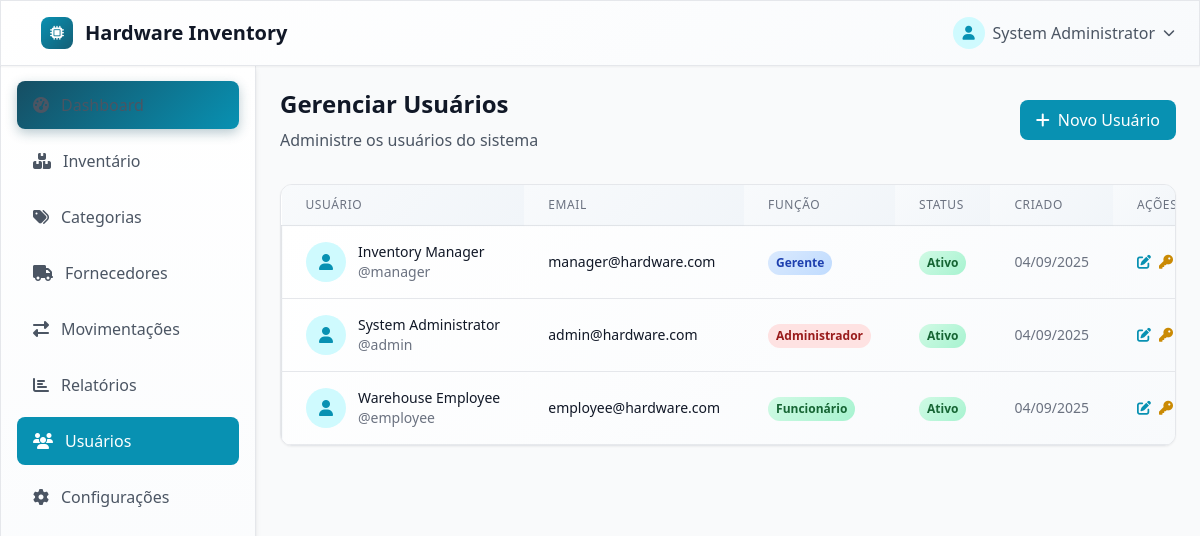
/users.php (signed in), run on the app's committed database.
### tables this page shows
CREATE TABLE IF NOT EXISTS users (
    id INT AUTO_INCREMENT PRIMARY KEY,
    username VARCHAR(50) UNIQUE NOT NULL,
    email VARCHAR(100) UNIQUE NOT NULL,
    password_hash VARCHAR(255) NOT NULL,
    full_name VARCHAR(100) NOT NULL,
    role ENUM('admin', 'manager', 'employee') DEFAULT 'employee',
    created_at TIMESTAMP DEFAULT CURRENT_TIMESTAMP,
    updated_at TIMESTAMP DEFAULT CURRENT_TIMESTAMP ON UPDATE CURRENT_TIMESTAMP,
    is_active BOOLEAN DEFAULT TRUE
);

### includes/auth.php (called while the page is built, shortened)
<?php
function getCurrentUser() {
    try {
        $pdo = getDBConnection();
        $stmt = $pdo->prepare("SELECT id, username, email, full_name, role, is_active FROM users WHERE id = ?");
        $stmt->execute([$_SESSION['user_id']]);
        return $stmt->fetch();
    } catch(PDOException $e) {
        return null;
    }
}
?>

### includes/functions.php (called while the page is built, shortened)
<?php
function formatDate($date) {
    return date('d/m/Y', strtotime($date));
}
?>

### users.php (the view, shortened to what this page needs)
<?php
require_once 'includes/functions.php';
require_once 'includes/auth.php';
$pdo = getDBConnection();
$current_user = getCurrentUser();
try {
    $users = $pdo->query("SELECT * FROM users ORDER BY full_name")->fetchAll();
} catch(PDOException $e) {
    $users = [];
}
?>
<!DOCTYPE html>
<html lang="pt-BR">
<head>
    <link href="https://cdnjs.cloudflare.com/ajax/libs/font-awesome/6.4.0/css/all.min.css" rel="stylesheet">
    <script src="https://cdn.tailwindcss.com"></script>
    <link rel="stylesheet" href="assets/css/dashboard.css">
</head>
<body class="bg-gray-50 font-sans">
    <header class="bg-white shadow-sm border-b border-gray-200 fixed top-0 left-0 right-0 z-40">
        <div class="flex items-center justify-between px-6 py-4">
            <div class="flex items-center space-x-4">
                <div class="flex items-center space-x-3">
                    <div class="w-8 h-8 bg-gradient-to-br from-cyan-600 to-cyan-800 rounded-lg flex items-center justify-center">
                        <i class="fas fa-microchip text-white text-sm"></i>
                    </div>
                    <h1 class="text-xl font-bold text-gray-900">Hardware Inventory</h1>
                </div>
            </div>
            <div class="flex items-center space-x-4">
                <div class="relative">
                    <button class="flex items-center space-x-2 text-gray-600 hover:text-gray-900">
                        <div class="w-8 h-8 bg-cyan-100 rounded-full flex items-center justify-center">
                            <i class="fas fa-user text-cyan-600 text-sm"></i>
                        </div>
                        <span class="hidden md:block font-medium"><?php echo htmlspecialchars($current_user['full_name']); ?></span>
                        <i class="fas fa-chevron-down text-xs"></i>
                    </button>
                </div>
            </div>
        </div>
    </header>
    <aside id="sidebar" class="fixed left-0 top-16 h-full w-64 bg-white shadow-lg border-r border-gray-200 z-30 transform -translate-x-full lg:translate-x-0 transition-transform duration-300">
        <nav class="p-4 space-y-2">
            <a href="index.php" class="flex items-center space-x-3 px-4 py-3 text-gray-600 hover:bg-gray-100 rounded-lg">
                <i class="fas fa-tachometer-alt"></i>
                <span class="font-medium">Dashboard</span>
            </a>
            <a href="inventory.php" class="flex items-center space-x-3 px-4 py-3 text-gray-600 hover:bg-gray-100 rounded-lg">
                <i class="fas fa-boxes"></i>
                <span class="font-medium">Inventário</span>
            </a>
            <a href="categories.php" class="flex items-center space-x-3 px-4 py-3 text-gray-600 hover:bg-gray-100 rounded-lg">
                <i class="fas fa-tags"></i>
                <span class="font-medium">Categorias</span>
            </a>
            <a href="suppliers.php" class="flex items-center space-x-3 px-4 py-3 text-gray-600 hover:bg-gray-100 rounded-lg">
                <i class="fas fa-truck"></i>
                <span class="font-medium">Fornecedores</span>
            </a>
            <a href="movements.php" class="flex items-center space-x-3 px-4 py-3 text-gray-600 hover:bg-gray-100 rounded-lg">
                <i class="fas fa-exchange-alt"></i>
                <span class="font-medium">Movimentações</span>
            </a>
            <a href="reports.php" class="flex items-center space-x-3 px-4 py-3 text-gray-600 hover:bg-gray-100 rounded-lg">
                <i class="fas fa-chart-bar"></i>
                <span class="font-medium">Relatórios</span>
            </a>
            <a href="users.php" class="flex items-center space-x-3 px-4 py-3 text-white bg-cyan-600 rounded-lg">
                <i class="fas fa-users"></i>
                <span class="font-medium">Usuários</span>
            </a>
            <a href="settings.php" class="flex items-center space-x-3 px-4 py-3 text-gray-600 hover:bg-gray-100 rounded-lg">
                <i class="fas fa-cog"></i>
                <span class="font-medium">Configurações</span>
            </a>
        </nav>
    </aside>
    <main class="lg:ml-64 pt-16 min-h-screen">
        <div class="p-6">
            <div class="flex flex-col sm:flex-row sm:items-center sm:justify-between mb-8">
                <div>
                    <h2 class="text-2xl font-bold text-gray-900 mb-2">Gerenciar Usuários</h2>
                    <p class="text-gray-600">Administre os usuários do sistema</p>
                </div>
                <div class="mt-4 sm:mt-0">
                    <button onclick="openAddUserModal()" class="inline-flex items-center px-4 py-2 bg-cyan-600 text-white font-medium rounded-lg hover:bg-cyan-700 transition-colors">
                        <i class="fas fa-plus mr-2"></i>
                        Novo Usuário
                    </button>
                </div>
            </div>
            <div class="bg-white rounded-xl shadow-sm border border-gray-200 overflow-hidden">
                <div class="overflow-x-auto">
                    <table class="w-full">
                        <thead class="bg-gray-50">
                            <tr>
                                <th class="px-6 py-3 text-left text-xs font-medium text-gray-500 uppercase tracking-wider">Usuário</th>
                                <th class="px-6 py-3 text-left text-xs font-medium text-gray-500 uppercase tracking-wider">Email</th>
                                <th class="px-6 py-3 text-left text-xs font-medium text-gray-500 uppercase tracking-wider">Função</th>
                                <th class="px-6 py-3 text-left text-xs font-medium text-gray-500 uppercase tracking-wider">Status</th>
                                <th class="px-6 py-3 text-left text-xs font-medium text-gray-500 uppercase tracking-wider">Criado</th>
                                <th class="px-6 py-3 text-left text-xs font-medium text-gray-500 uppercase tracking-wider">Ações</th>
                            </tr>
                        </thead>
                        <tbody class="bg-white divide-y divide-gray-200">
                            <?php foreach($users as $user): ?>
                            <tr class="hover:bg-gray-50">
                                <td class="px-6 py-4 whitespace-nowrap">
                                    <div class="flex items-center">
                                        <div class="w-10 h-10 bg-cyan-100 rounded-full flex items-center justify-center mr-3">
                                            <i class="fas fa-user text-cyan-600"></i>
                                        </div>
                                        <div>
                                            <div class="text-sm font-medium text-gray-900"><?php echo htmlspecialchars($user['full_name']); ?></div>
                                            <div class="text-sm text-gray-500">@<?php echo htmlspecialchars($user['username']); ?></div>
                                        </div>
                                    </div>
                                </td>
                                <td class="px-6 py-4 whitespace-nowrap text-sm text-gray-900">
                                    <?php echo htmlspecialchars($user['email']); ?>
                                </td>
                                <td class="px-6 py-4 whitespace-nowrap">
                                    <span class="inline-flex px-2 py-1 text-xs font-semibold rounded-full
                                        <?php
                                        switch($user['role']) {
                                            case 'admin': echo 'bg-red-100 text-red-800'; break;
                                            case 'manager': echo 'bg-blue-100 text-blue-800'; break;
                                            case 'employee': echo 'bg-green-100 text-green-800'; break;
                                        }
                                        ?>">
                                        <?php
                                        switch($user['role']) {
                                            case 'admin': echo 'Administrador'; break;
                                            case 'manager': echo 'Gerente'; break;
                                            case 'employee': echo 'Funcionário'; break;
                                        }
                                        ?>
                                    </span>
                                </td>
                                <td class="px-6 py-4 whitespace-nowrap">
                                    <span class="inline-flex px-2 py-1 text-xs font-semibold rounded-full
                                        <?php echo $user['is_active'] ? 'bg-green-100 text-green-800' : 'bg-red-100 text-red-800'; ?>">
                                        <?php echo $user['is_active'] ? 'Ativo' : 'Inativo'; ?>
                                    </span>
                                </td>
                                <td class="px-6 py-4 whitespace-nowrap text-sm text-gray-500">
                                    <?php echo formatDate($user['created_at']); ?>
                                </td>
                                <td class="px-6 py-4 whitespace-nowrap text-sm font-medium">
                                    <div class="flex space-x-2">
                                        <button onclick="editUser(<?php echo htmlspecialchars(json_encode($user)); ?>)"
                                                class="text-cyan-600 hover:text-cyan-900">
                                            <i class="fas fa-edit"></i>
                                        </button>
                                        <button onclick="resetPassword(<?php echo $user['id']; ?>, '<?php echo htmlspecialchars($user['full_name']); ?>')"
                                                class="text-yellow-600 hover:text-yellow-900">
                                            <i class="fas fa-key"></i>
                                        </button>
                                    </div>
                                </td>
                            </tr>
                            <?php endforeach; ?>
                        </tbody>
                    </table>
                </div>
            </div>
        </div>
    </main>
</body>
</html>

### assets/css/dashboard.css (style rules this page uses)
:root { --primary-color: #164e63; --primary-light: #0891b2; --secondary-color: #ecfeff; --accent-color: #10b981; --text-primary: #475569; --text-secondary: #64748b; --background: #ffffff; --background-light: #f8fafc; --border-color: #d1d5db; }
body { font-family: "DM Sans", -apple-system, BlinkMacSystemFont, "Segoe UI", Roboto, sans-serif; background-color: var(--background-light); color: var(--text-primary); }
header { backdrop-filter: blur(10px); background-color: rgba(255, 255, 255, 0.95); }
#sidebar { background: linear-gradient(180deg, #ffffff 0%, #f8fafc 100%); box-shadow: 0 4px 6px -1px rgba(0, 0, 0, 0.1), 0 2px 4px -1px rgba(0, 0, 0, 0.06); }
#sidebar nav a { transition: all 0.2s ease-in-out; font-weight: 500; }
#sidebar nav a.active, #sidebar nav a[href="index.php"] { background: linear-gradient(135deg, var(--primary-color) 0%, var(--primary-light) 100%); box-shadow: 0 4px 12px rgba(22, 78, 99, 0.3); }
.bg-white { background: linear-gradient(145deg, #ffffff 0%, #f8fafc 100%); border: 1px solid rgba(209, 213, 219, 0.5); box-shadow: 0 1px 3px rgba(0, 0, 0, 0.1), 0 1px 2px rgba(0, 0, 0, 0.06); transition: all 0.3s ease; }
.bg-blue-100 { background: linear-gradient(135deg, #dbeafe 0%, #bfdbfe 100%); }
.bg-green-100 { background: linear-gradient(135deg, #d1fae5 0%, #a7f3d0 100%); }
table { border-collapse: separate; border-spacing: 0; }
table th { background: linear-gradient(135deg, #f8fafc 0%, #f1f5f9 100%); font-weight: 600; letter-spacing: 0.05em; }
table tbody tr { transition: background-color 0.2s ease; }
.bg-green-100 { background-color: rgba(16, 185, 129, 0.1); }
.text-green-800 { color: #065f46; }
.bg-red-100 { background-color: rgba(239, 68, 68, 0.1); }
.text-red-800 { color: #991b1b; }

### data on the page
users: full_name "System Administrator", username "admin", email "admin@hardware.com", role "Administrador", is_active "Ativo", created_at "04/09/2025"
users: full_name "Inventory Manager", username "manager", email "manager@hardware.com", role "Gerente", is_active "Ativo", created_at "04/09/2025"
users: full_name "Warehouse Employee", username "employee", email "employee@hardware.com", role "Funcionário", is_active "Ativo", created_at "04/09/2025"
